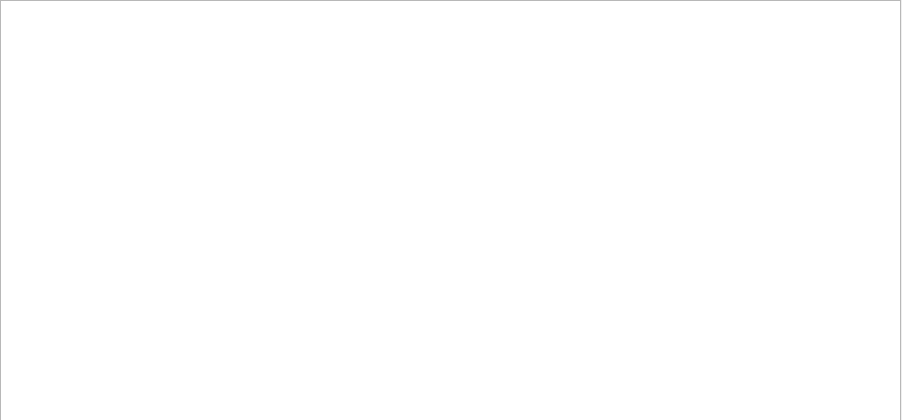
<?xml version="1.0" encoding="UTF-8"?>
<ui version="4.0">
 <class>Dialog</class>
 <widget class="QDialog" name="Dialog">
  <property name="geometry">
   <rect>
    <x>0</x>
    <y>0</y>
    <width>902</width>
    <height>420</height>
   </rect>
  </property>
  <property name="windowTitle">
   <string>Dialog</string>
  </property>
  <widget class="QTableWidget" name="tableWidget">
   <property name="geometry">
    <rect>
     <x>0</x>
     <y>0</y>
     <width>901</width>
     <height>421</height>
    </rect>
   </property>
  </widget>
 </widget>
 <resources/>
 <connections/>
</ui>
